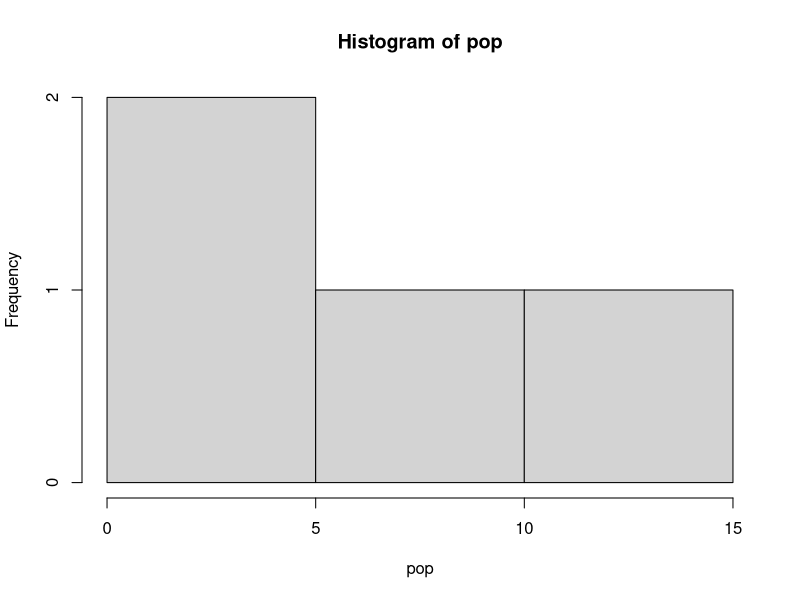

This chart was generated by the following R code:
## ---- chunk 1
# Investigate vector's types:

v1 <- c(0.5, 0.7); v1; typeof(v1)

v2 <-c(1:10); v2; typeof(v2)

v3 <- c(TRUE, FALSE); v3; typeof(v3)

v4 <- c("Swiss", "Itay", "France", "Germany"); v4; typeof(v4)
## ---- chunk 2
#Create a sequence from 0 to 5 with a step of 0.5:

v5 <- seq(1, 5, by=0.5); v5; typeof(v5)

length(v5)

summary(v5)
## ---- chunk 3
#Extract the third element of the vector
v5[3]

#Exclude the third element from the vector and save as new vector
v5[-3]
w5<-v5[-3]; w5

## ---- chunk 4

# Matrix of elements equal to "zero" and dimension 2x5 
m1<-matrix(0,2,5); m1  #(two rows by five columns)

# Matrix of integer elements (1 to 12, 3x4) 
m2<-matrix(1:12, 3,4); m2 

# Extract the second row
m2[2, ]
# Extract the third column
m2[,3]
# Extract the the second element of the third column
m2[2,3]
## ---- chunk 5

# Create the vectors with the variables
cities <- c("Berlin", "New York", "Paris", "Tokyo")
area <- c(892, 1214, 105, 2188)
population <- c(3.4, 8.1, 2.1, 12.9)
continent <- c("Europe", "Norh America", "Europe", "Asia")
## ---- chunk 6

# Concatenate the vectors into a new data frame
df1 <- data.frame(cities, area, population, continent)
df1

#Add a column (e.g., language spoken) using the command "cbind"
df2 <- cbind (df1, "Language" = c ("German", "English", "Freanch", "Japanese"))
df2
## ---- chunk 7

#Explore the data frame
str(df2) # see the structure
summary(df2) # compute basic statistics

# Use the symbol "$" to address a particular column
pop<-(df2$population)
pop
hist(pop) # plot the histogram
